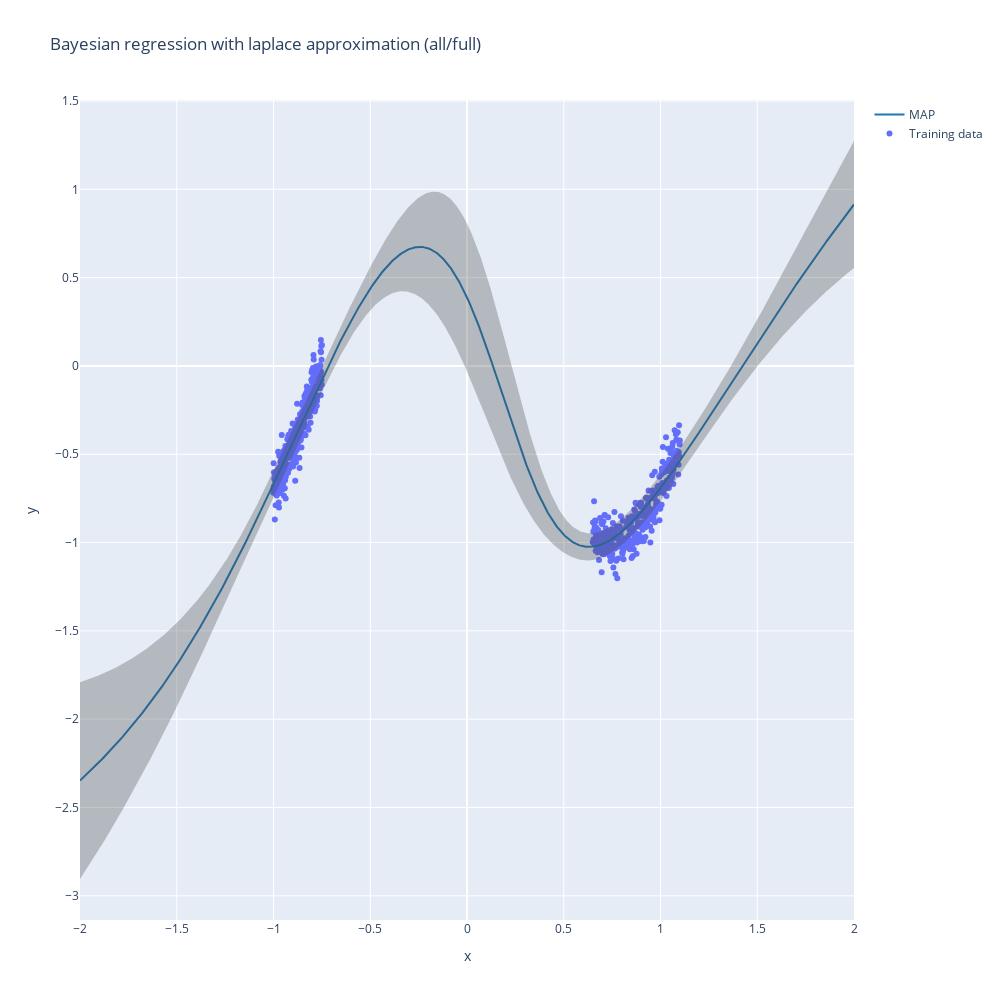

Source (notebook cell):
### Code cell
model = experiment_btwn.load_model("mlp_btwn.pt")
la = experiment_btwn.train_la(model=model, dataloader=experiment_btwn.train_dataloader, subset_of_weights="all", hessian_structure="full", sigma_noise=0.075)
experiment_la(la, X_tr=X_train, y_tr=y_train, X_te=X_test, title="Bayesian regression with laplace approximation (all/full)")

### Figure 1 — Plotly figure (JSON) as saved in the notebook; plotly's stock layout.template omitted (floating-point values rounded to 4 significant figures; data arrays with more than 128 entries replaced by an {"elided": "..."} marker saying what was removed)
{"data": [{"mode": "markers", "name": "Training data", "type": "scatter", "x": {"elided": "670 float values"}, "y": {"elided": "670 float values"}}, {"line": {"color": "rgb(31, 119, 180)"}, "mode": "lines", "name": "MAP", "type": "scatter", "x": {"elided": "1000 float values"}, "y": {"elided": "1000 float values"}}, {"line": {"width": 0}, "marker": {"color": "#444"}, "mode": "lines", "name": "Upper Bound", "showlegend": false, "type": "scatter", "x": {"elided": "1000 float values"}, "y": {"elided": "1000 float values"}}, {"fill": "tonexty", "fillcolor": "rgba(68, 68, 68, 0.3)", "line": {"width": 0}, "marker": {"color": "#444"}, "mode": "lines", "name": "Lower Bound", "showlegend": false, "type": "scatter", "x": {"elided": "1000 float values"}, "y": {"elided": "1000 float values"}}], "layout": {"autosize": false, "height": 1000, "hovermode": "x", "title": {"text": "Bayesian regression with laplace approximation (all/full)"}, "width": 1000, "xaxis": {"title": {"text": "x"}}, "yaxis": {"title": {"text": "y"}}}}
